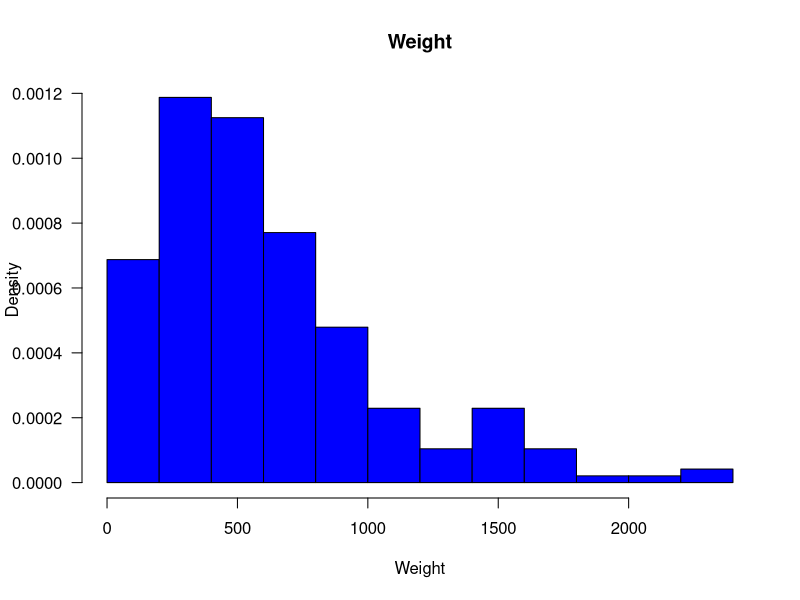
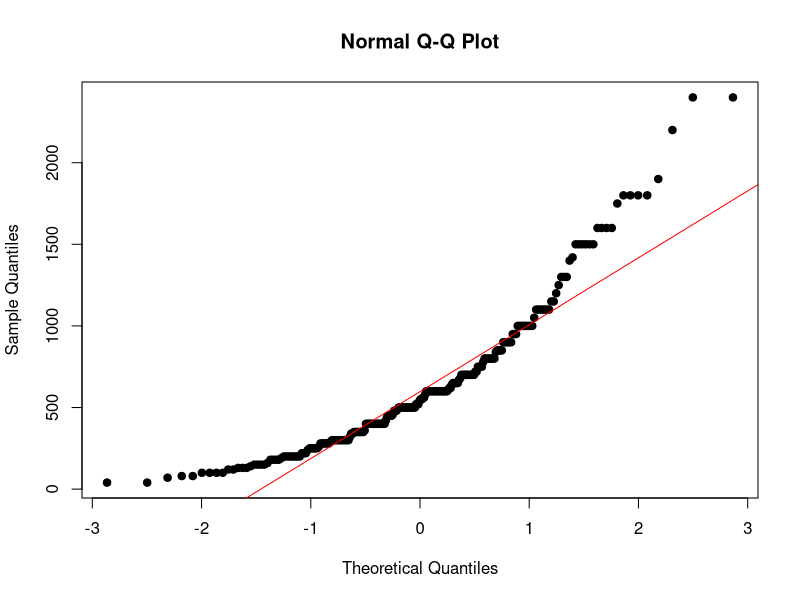

Source code (R) for these figures, in order:
# Title     : Data analysis
# Objective : Examine octapus dataset with a signle variable
# Created by: chaniotis - steve_lab
# Created on: 3/7/21


# Load the file into a table
octapus <- read.table("./input/OctopusF.txt", header = TRUE)

# Calculate the statistics of the set (Mean and Quartiles)
summary(octapus)
sd(octapus$Weight)

#Create histogram
hist(octapus$Weight,
     col = "blue",
     nclass = 12,
     freq = FALSE,
     xlab = "Weight",
     ylab = "Density",
     main = "Weight",
     las = 1)

#Data regulation check
nWeight <- rnorm(length(octapus$Weight), mean = mean(octapus$Weight), sd = sd(octapus$Weight))
qqnorm(octapus$Weight, pch = 19)
qqline(nWeight, col = "red")
# Testing if the data are nornally distributed
shapiro.test(octapus$Weight)

#Confidence interval
t.test(octapus$Weight)

